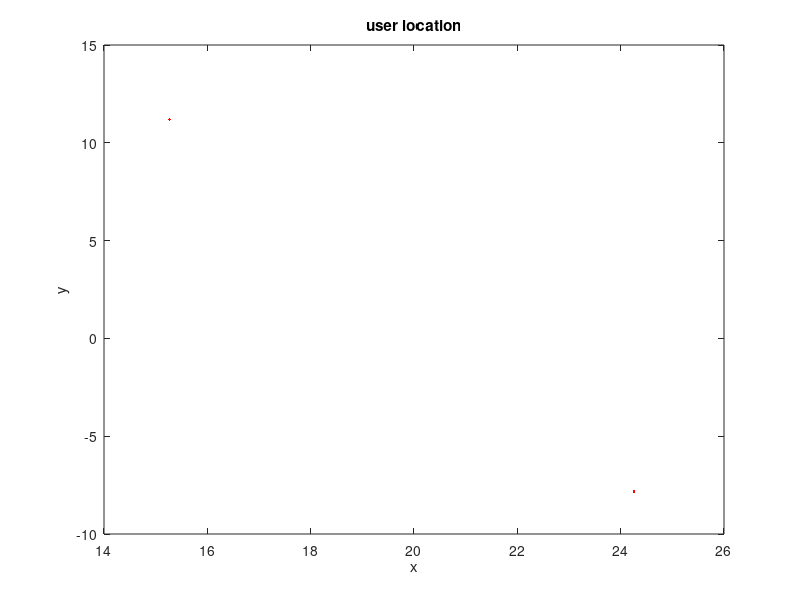

Here is the MATLAB script that generated this plot: (Note: this script raises an error after producing the figure.)
clc
close all
%% parameters
N1=2;   % No. of users
N=3;   % No. of IRS elements
R=15;   % Radius
[x0,y0,z0]=deal(0.5*25,0,0);  % user area center
[x1,y1,z1]=deal(0,0,0);   % BS1 lozation
[x2,y2,z2]=deal(0.5*100,0,0); % BS2 lozation
[x_i,y_i,z_i]=deal(0.5*50,0.5*30,0.5*10); % IRS lozation
M_t=1;  % No. of transmitter antennas
M_r=1;  % No. of receiver antennas
d_IB=100;
alpha=2;
alpha2=1;
gama=100*[1 1 1 1 1 1 1 1];     % minimum SNR
noise_power=0.1;
epsilon=1e-7;
%% users location
t=2*pi*rand(N1,1);
r = R*sqrt(rand(N1,1));
x = x0 + r.*cos(t);
y = y0 + r.*sin(t);
z=zeros(N1,1);
plot(x,y,'r.')
title('user location')
xlabel('x')
ylabel('y')
%% channel gains
h_d=(randn(N1,M_t,M_r)+1j*randn(N1,M_t,M_r))*sqrt(1/2).*((10^0.2)./(sqrt( (x-x0).^2+(y-y0).^2+(z-z0).^2 )).^alpha);
g=(randn(N,M_t,M_r)+1j*randn(N,M_t,M_r))*sqrt(1/2).*((10^0.2)./(sqrt( (x_i-x0).^2+(y_i-y0).^2+(z_i-z0).^2 )).^alpha2);
h_r=zeros(N,N1);
for i=1:N1
    h_r(:,i)=(randn(N,M_t,M_r)+1j*randn(N,M_t,M_r))*sqrt(1/2).*((10^0.2)./(sqrt( (x(i)-x_i).^2+(y(i)-y_i).^2+(z(i)-z_i).^2 )).^alpha2);
end
 %% freeze
% N1=2;   % No. of users
% N=2;   % No. of IRS elements
% h_d=zeros(N1,1);
% h_r=zeros(N,N1);
% g=zeros(N,1);
% load('h_d.mat','h_d');
% load('g.mat','g');
% load('h_r.mat','h_r');
%% problem coefficients
phi=zeros(N,N1);
Q=zeros(N+1,N+1,N1);
for i=1:N1
    phi(:,i)=diag(h_r(:,i))*g;
    Q(:,:,i)=[phi(:,i)*transpose(conj(phi(:,i))) conj(h_d(i))*phi(:,i);h_d(i)*transpose(conj(phi(:,i))) 0];
end
%% problem solver
cvx_begin sdp
    variable X(N+1,N+1) hermitian complex ;
    
    maximize min(abs(h_d(1))^2+real(trace(Q(:,:,1)*X)),abs(h_d(2))^2+real(trace(Q(:,:,2)*X)))      %% trace(A4*X) is Real if X and A4 is hemitian matrix
    subject to 
    real(diag(X)) == 1;
    X==hermitian_semidefinite(N+1);
cvx_end
rank(X);
Z_cvx=passive_beamforming(X);
%% channel gains
disp('CVX channel gains')
abs(h_d(1)+h_r(:,1)'*diag(Z_cvx)*g)
abs(h_d(2)+h_r(:,2)'*diag(Z_cvx)*g)
%% random theta
disp('random channel gains')
rand_theta=exp(1j*randi([0,7],N,1));
abs(h_d(1)+h_r(:,1)'*diag(rand_theta)*g)
abs(h_d(2)+h_r(:,2)'*diag(rand_theta)*g)
